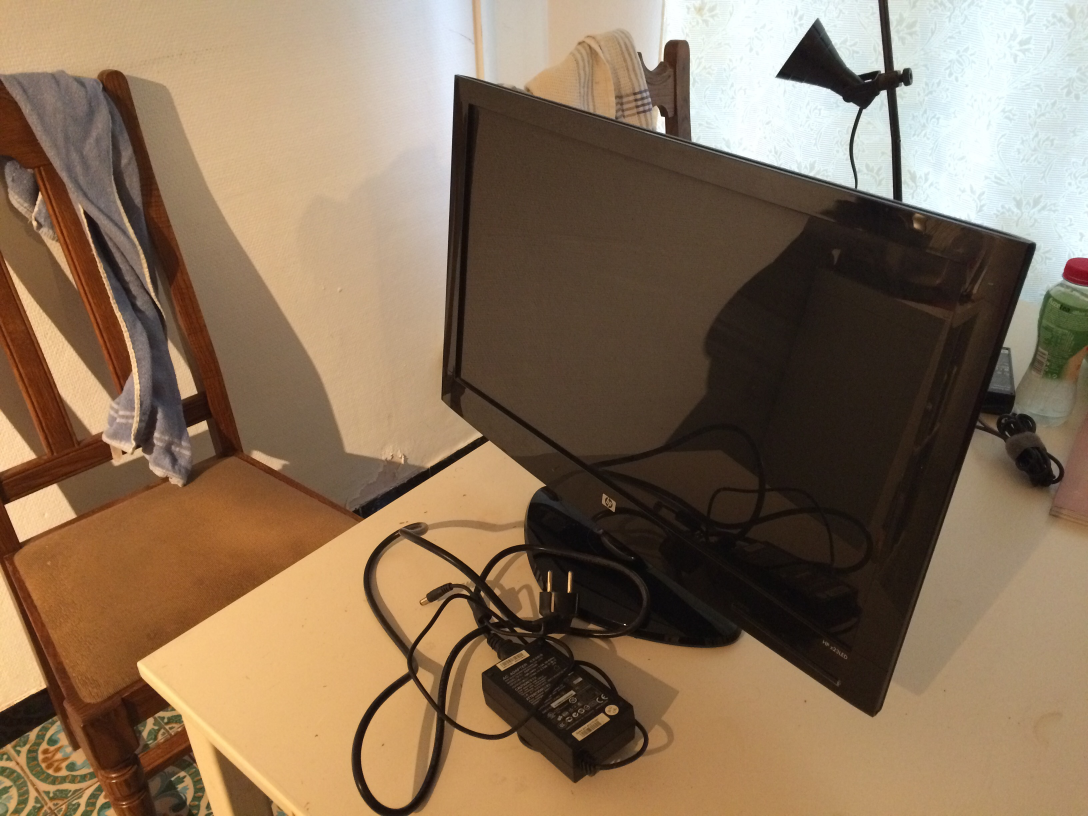
#> input picture maketx/IMG_0215.jpg, 3264 x 2448 px, found by its file name (shown at 1/3 size)
$ python CropImage.py ../maketx
#> lines starting #> are read from the running program, lines starting #| are printed output that depends on the picture
# DownsizeRCExport.py
#
# This script goes through images in a folder
# and downscales them to 20% of the original image size
# And overwrites the original file in the same location
# To repeat for clarity:
# THIS WILL OVERWRITE THE ORIGINAL FILE
#
# Usage:
# python DownsizeRCExport.py "<FOLDER>"
# Dependencies: os, sys, Pillow

import os
import sys
import PIL.Image

# Parse commandline argument
try:
	InputDirectory = sys.argv[1]
	assert InputDirectory
except:
	print("Please specify an input folder")
	sys.exit(1)


AcceptedFiles = '.jpg', '.jpeg', '.png'

for item in os.listdir(InputDirectory):
	if item.endswith(AcceptedFiles):
		# Load image with Pillow
		OpenedImage = PIL.Image.open(InputDirectory + "\\" + item)
#> OpenedImage is the input picture: PIL image 3264x2448 RGB; mean R, G, B 135.8, 112.9, 88.9

		# Set variables
		OpenedImageWidth, OpenedImageHeight = OpenedImage.size
#> OpenedImageWidth = 3264; OpenedImageHeight = 2448
		OpenedImageFilename, OpenedImageFileExtension = os.path.splitext(InputDirectory + "\\" + item)

		# Resize the image to 20% original size
		cropped = OpenedImage.crop((843, 0, 1718, 1400))
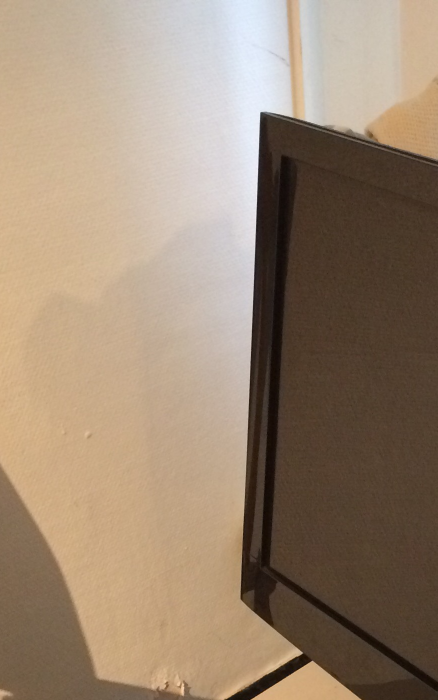
#> cropped: PIL image 875x1400 RGB (shown at 1/2 size); mean R, G, B 155.2, 135, 114.4

		# If image is png, save it with optimisation to push the size down further
		if OpenedImageFileExtension == '.png':
			cropped.save(OpenedImageFilename + OpenedImageFileExtension, 'png', optimize=True)

		# If image is jpg/jpeg, save it as is
		elif OpenedImageFileExtension == '.jpeg' or OpenedImageFileExtension == '.jpg':
			cropped.save(OpenedImageFilename + OpenedImageFileExtension)
		# Error catching
		else:
			print("Not .png or .jpeg")

		# Close the image, clear it from the buffer and return a success message
		OpenedImage.close()
        # cropped.close()
		print(item + " has been cropped!")

	# Error catching
	else:
		print("Not an image!")
#> pass 2 of the loop `for item in os.listdir(InputDirectory):`:
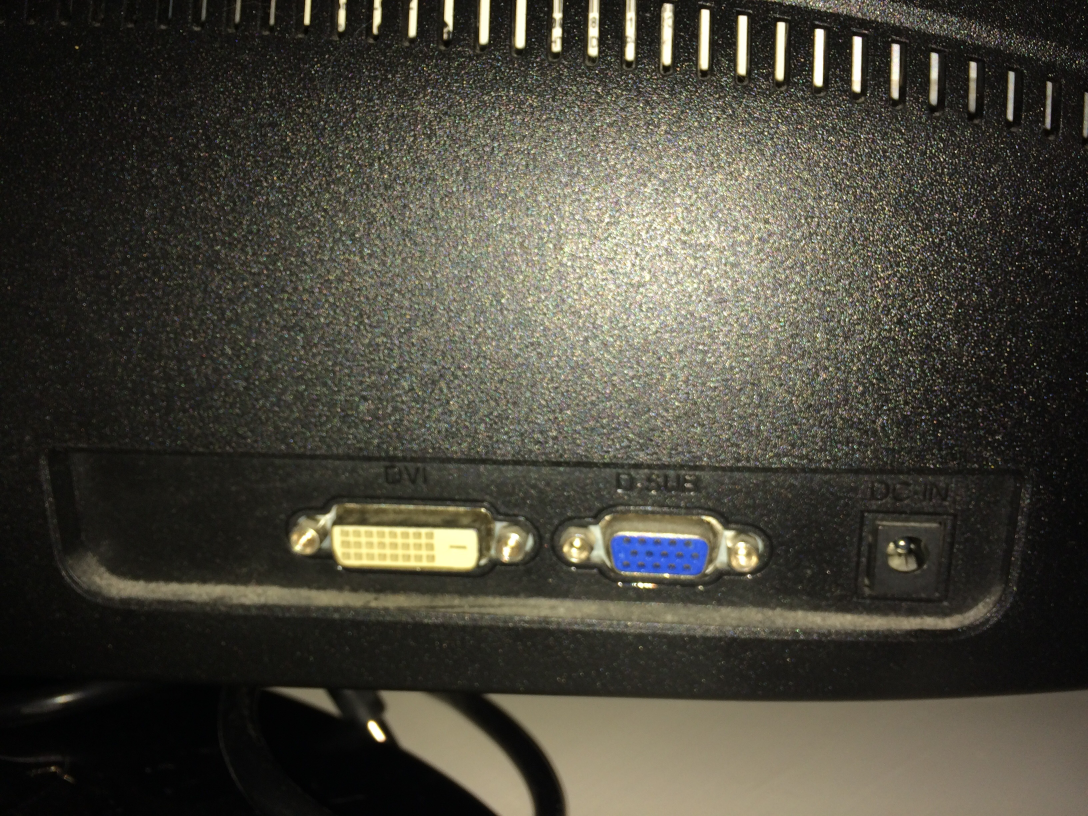
#> input picture maketx/IMG_0220.jpg, 3264 x 2448 px, found by its file name (shown at 1/3 size)
#> OpenedImage is the input picture: PIL image 3264x2448 RGB; mean R, G, B 72.7, 70.2, 59.5
#> `cropped = OpenedImage.crop((843, 0, 1718, 1400))`:
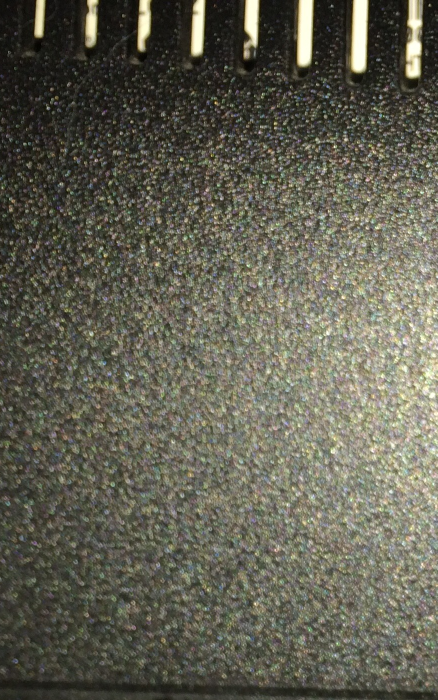
#> cropped: PIL image 875x1400 RGB (shown at 1/2 size); mean R, G, B 97.4, 96, 82.1

# Print message the job is finished once the "for loop" is finished
print(" ")
print("All files in " + InputDirectory + " have been cropped")

# [5 lines of commented-out code are left out]
